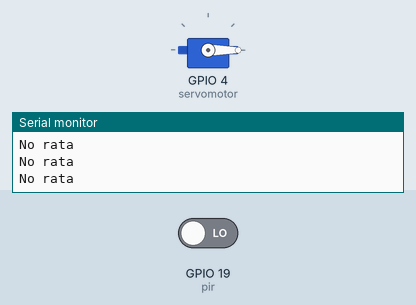
Recording of a sketch running on a simulated ESP32. On the bench: servo, the last lines printed to the serial monitor. The inputs (shaded band) are chosen by the test bench; at power-on: GPIO 19 (pir) LOW.

Above: at 3.0 s.
3.1 s: GPIO 19 (pir) driven HIGH
At 7.0 s:
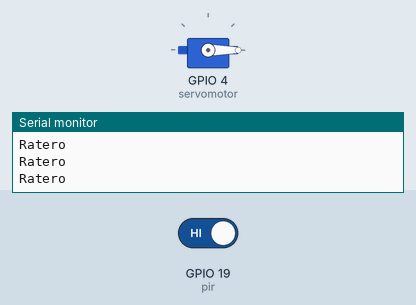
7.4 s: GPIO 19 (pir) driven LOW
At 8.4 s:
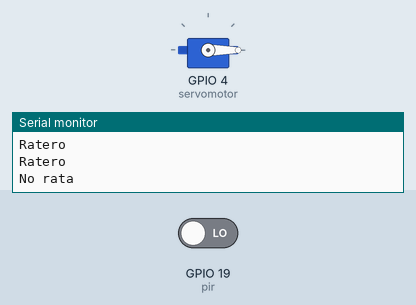
Timing chart, 0 to 10.4 s (numbered marks = the images above; inputs shaded):
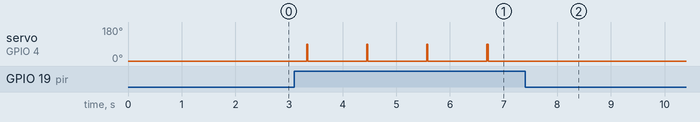

The sketch:

Pb6.ino
```cpp
#include <Servo.h> //librería para el ESP32Servo.h
Servo myservo;
int servomotor=4; //GPIO 4 puerto digital del servo motor
int pos = 0;
const int pir=19;
void setup() {
  Serial.begin(9600);
myservo.attach(servomotor); //inicializa el puerto digital para el servo motor
pinMode(pir, INPUT);
}
void loop() {

  int sensor;
sensor=digitalRead(pir); //lectura del pir
if(sensor==HIGH){
Serial.println("Ratero");
myservo.write(90);
delay(10);
 myservo.write(0);
delay(10);
delay(1000);
}else{
if(sensor==LOW){
Serial.println("No rata");
 myservo.write(0);
delay(10);
delay(1000);
}
}
delay(100);

}
```

Measured:
- after the input at 3.1 s, servo on GPIO 4 (servomotor): alternates 90° for 0.02 s and 0° for 1.1 s, starting after 0.23 s
- after the input at 7.4 s, servo on GPIO 4 (servomotor): stops changing and stays 0°
